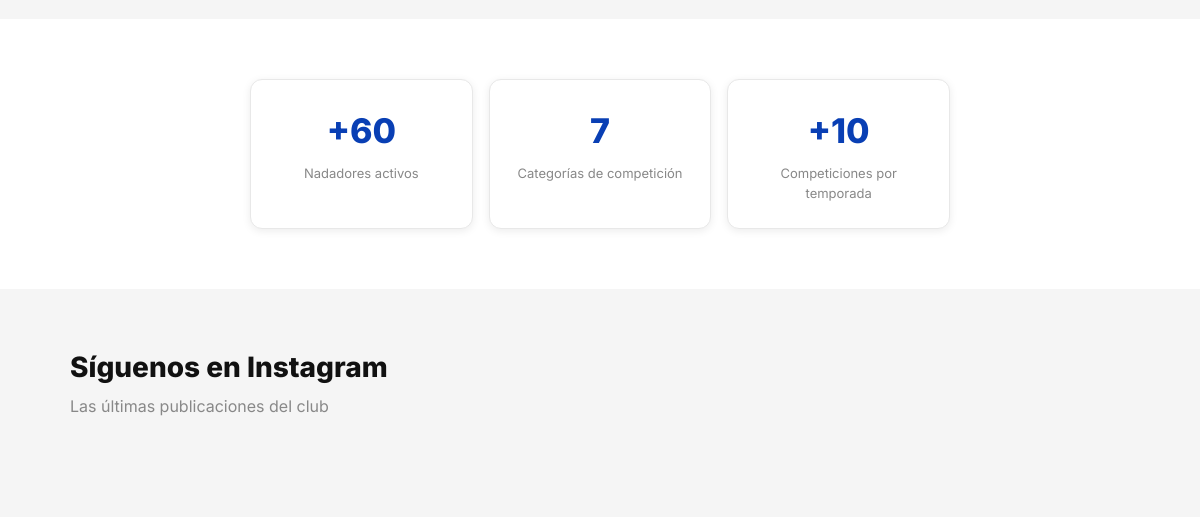
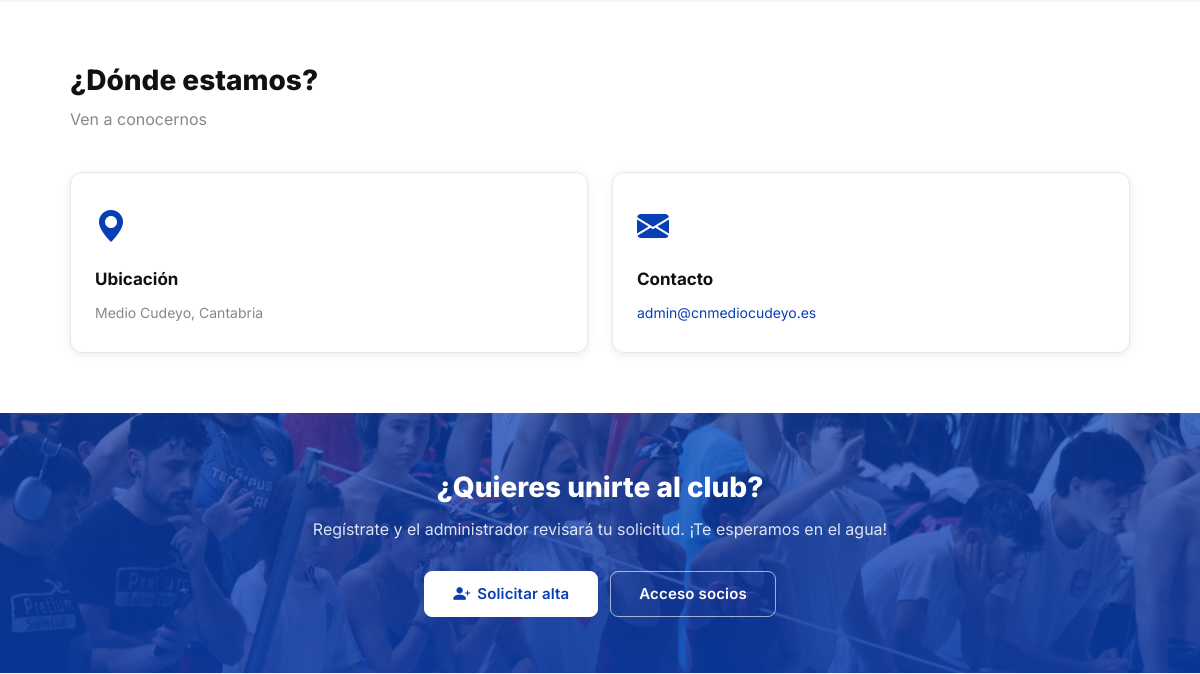
/ (middle part), run on an earlier commit of the app's database (2 pictures, top to bottom).
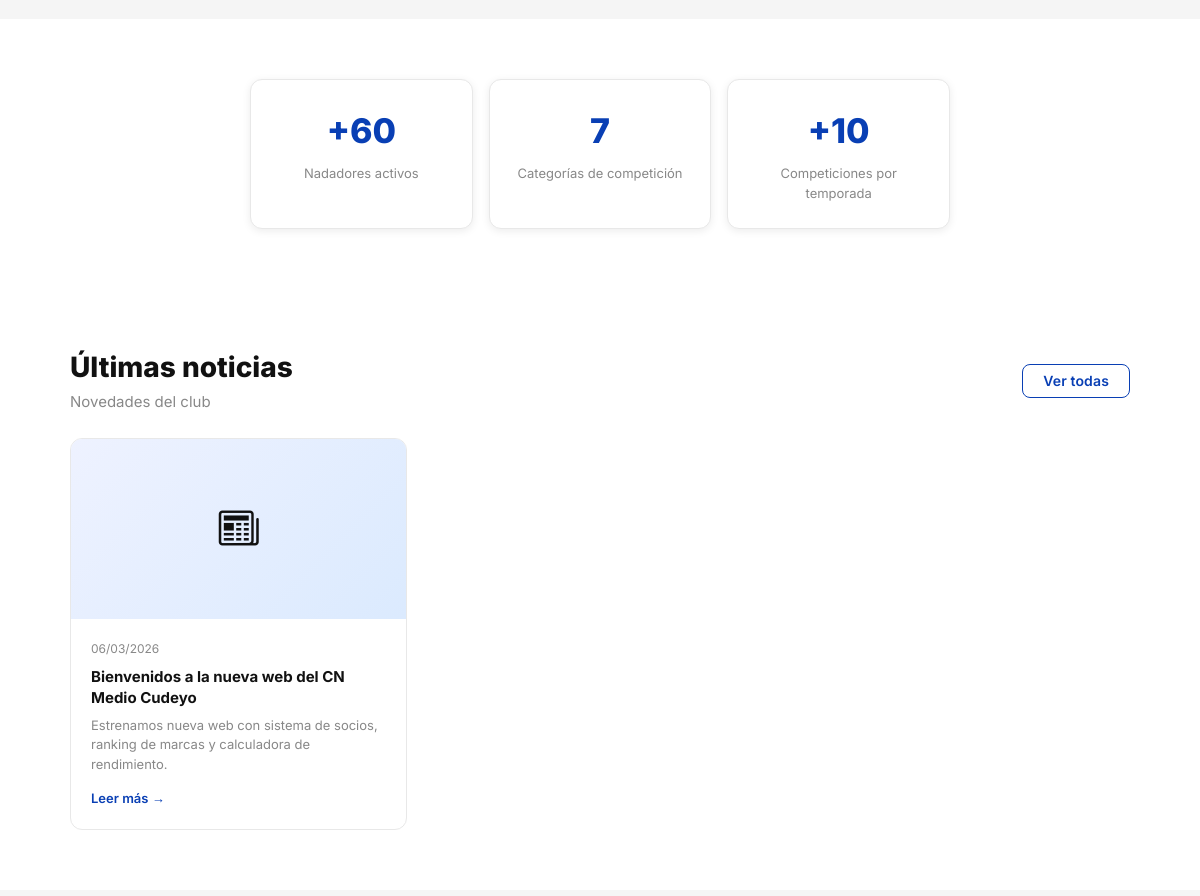
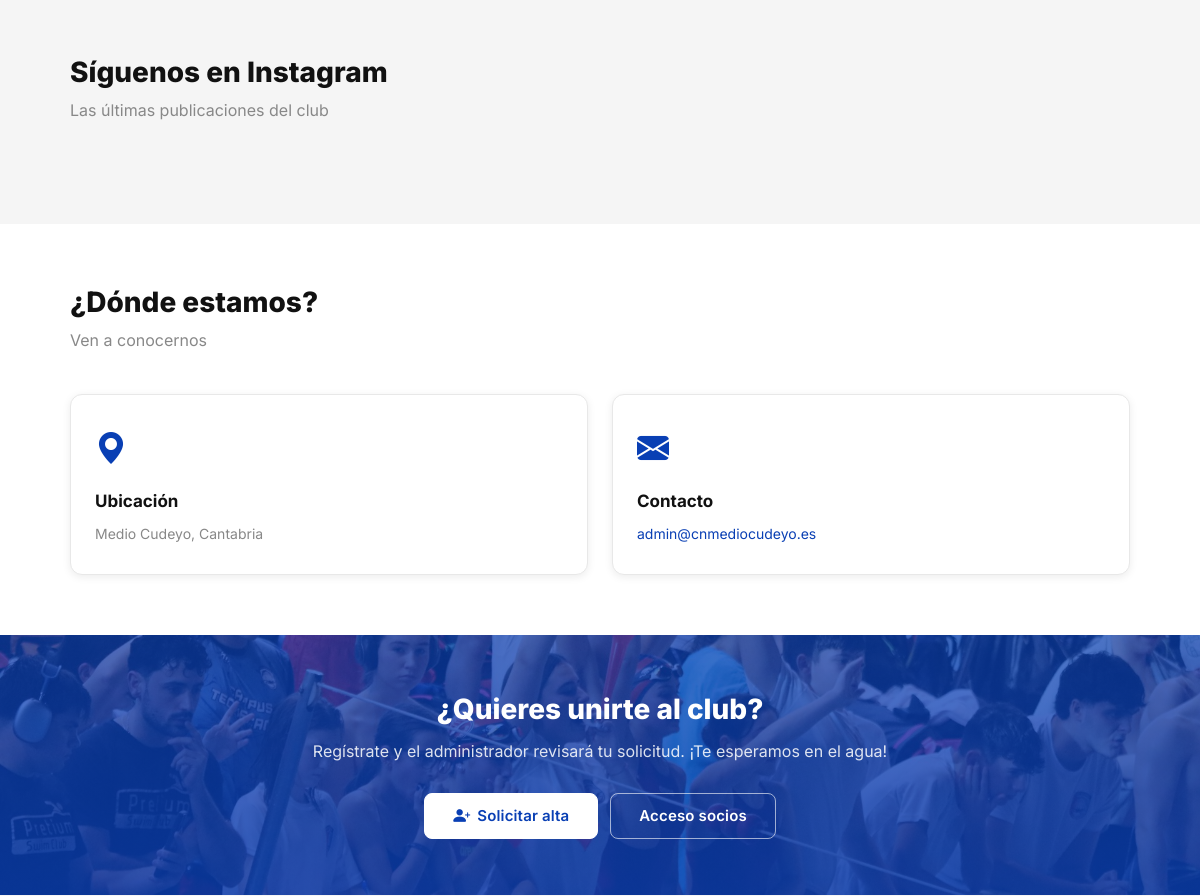
And on a later commit of the database (2 pictures, top to bottom).
### tables this page shows
CREATE TABLE IF NOT EXISTS noticias (
    id         INT AUTO_INCREMENT PRIMARY KEY,
    titulo     VARCHAR(255) NOT NULL,
    resumen    VARCHAR(500) DEFAULT NULL,
    contenido  TEXT         DEFAULT NULL,
    imagen_url VARCHAR(500) DEFAULT NULL,
    publicado  TINYINT(1)   NOT NULL DEFAULT 0,
    created_at TIMESTAMP DEFAULT CURRENT_TIMESTAMP,
    updated_at TIMESTAMP DEFAULT CURRENT_TIMESTAMP ON UPDATE CURRENT_TIMESTAMP
);

### includes/auth.php (called while the page is built, shortened)
<?php
function current_user(): ?array
{
    return $_SESSION['user'] ?? null;
}
function e(string $s): string
{
    return htmlspecialchars($s, ENT_QUOTES, 'UTF-8');
}

### public/index.php (the view, shortened to what this page needs)
<?php
require_once dirname(__DIR__) . '/config/db.php';
require_once dirname(__DIR__) . '/includes/auth.php';
require_once dirname(__DIR__) . '/includes/layout.php';
$noticias = $pdo->query(
    'SELECT * FROM noticias WHERE publicado=1 ORDER BY created_at DESC LIMIT 3'
)->fetchAll();
?>
<section class="section">
</section>
<section class="section section-white">
  <div class="container">
    <div class="stats-grid">
      <div class="stat-card">
        <div class="stat-number">+60</div>
        <div class="stat-label">Nadadores activos</div>
      </div>
      <div class="stat-card">
        <div class="stat-number">7</div>
        <div class="stat-label">Categorías de competición</div>
      </div>
      <div class="stat-card">
        <div class="stat-number">+10</div>
        <div class="stat-label">Competiciones por temporada</div>
      </div>
    </div>
  </div>
</section>
<?php if ($noticias): ?>
<section class="section section-white">
  <div class="container">
    <div class="d-flex justify-between align-center mb-6">
      <div>
        <h2 class="section-title" style="margin-bottom:4px;">Últimas noticias</h2>
        <p class="text-muted">Novedades del club</p>
      </div>
      <a href="/noticias/" class="btn btn-secondary">Ver todas</a>
    </div>
    <div class="news-grid">
      <?php foreach ($noticias as $n): ?>
      <a href="/noticias/detall?id=<?= (int)$n['id'] ?>" class="news-card">
        <?php if ($n['imagen_url']): ?>
          <img src="<?= e($n['imagen_url']) ?>" alt="<?= e($n['titulo']) ?>" class="news-card-img">
        <?php else: ?>
          <div class="news-card-img-placeholder"><i class="bi bi-newspaper"></i></div>
        <?php endif; ?>
        <div class="news-card-body">
          <div class="news-card-date"><?= date('d/m/Y', strtotime($n['created_at'])) ?></div>
          <div class="news-card-title"><?= e($n['titulo']) ?></div>
          <?php if ($n['resumen']): ?>
            <div class="news-card-excerpt"><?= e(mb_strimwidth($n['resumen'], 0, 100, '…')) ?></div>
          <?php endif; ?>
          <span class="news-card-link">Leer más →</span>
        </div>
      </a>
      <?php endforeach; ?>
    </div>
  </div>
</section>
<?php endif; ?>
<section class="section">
  <div class="container">
    <h2 class="section-title">Síguenos en Instagram</h2>
    <p class="section-sub">Las últimas publicaciones del club</p>
  </div>
</section>
<section class="section section-white">
  <div class="container">
    <h2 class="section-title">¿Dónde estamos?</h2>
    <p class="section-sub">Ven a conocernos</p>
    <div class="services-grid" style="grid-template-columns: repeat(auto-fit, minmax(260px, 1fr))">
      <div class="service-card">
        <div class="service-icon"><i class="bi bi-geo-alt-fill"></i></div>
        <div class="service-title">Ubicación</div>
        <div class="service-desc">Medio Cudeyo, Cantabria</div>
      </div>
      <div class="service-card">
        <div class="service-icon"><i class="bi bi-envelope-fill"></i></div>
        <div class="service-title">Contacto</div>
        <div class="service-desc"><a href="mailto:admin@cnmediocudeyo.es">admin@cnmediocudeyo.es</a></div>
      </div>
    </div>
  </div>
</section>
<section class="cta-section">
  <div class="container">
    <?php if (!current_user()): ?>
      <h2>¿Quieres unirte al club?</h2>
      <p>Regístrate y el administrador revisará tu solicitud. ¡Te esperamos en el agua!</p>
      <div class="hero-btns">
        <a href="/register" class="btn btn-primary btn-lg"><i class="bi bi-person-plus-fill"></i> Solicitar alta</a>
        <a href="/login" class="btn btn-secondary btn-lg">Acceso socios</a>
      </div>
    <?php endif; ?>
  </div>
</section>

What changed in the data, as far as the page shows it:
now on this page (row edited): noticias: created_at "06/03/2026", titulo "Bienvenidos a la nueva web del CN Medio Cudeyo", resumen "Estrenamos nueva web con sistema de socios, ranking de marcas y calculadora de rendimiento."
Also different on the page:
text now shown: "Últimas noticias Novedades del club Ver todas"
